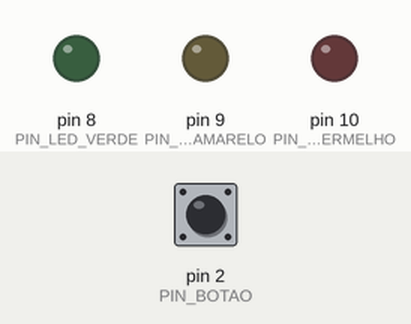
The sketch below on a simulated Arduino Uno, built with avr-gcc and run on an emulated ATmega328P. Parts: output pins drawn as LEDs (lit = HIGH). The test bench sets the inputs (shaded band); at power-on: pin 2 (PIN_BOTAO) LOW.

Above: at 1.2 s.
1.3 s: pin 2 (PIN_BOTAO) pulled HIGH for 0.15 s
At 1.37 s:
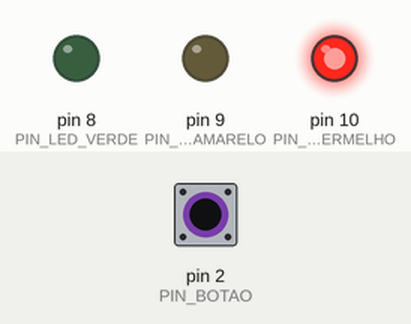
2.9 s: pin 2 (PIN_BOTAO) pulled HIGH for 3.2 s
At 6.5 s:
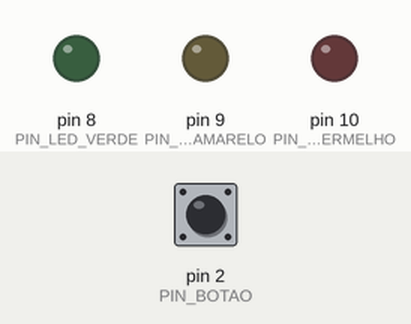
Timing chart, 0 to 8.0 s (numbered marks = the images above; inputs shaded):
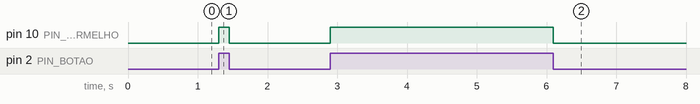

Measured:
- after the input at 1.3 s, pin 10 (PIN_LED_VERMELHO): LOW → HIGH at once, → LOW 0.15 s later
- after the input at 2.9 s, pin 10 (PIN_LED_VERMELHO): LOW → HIGH at once, → LOW 3.2 s later

The sketch:

semaforo_com_botao.ino
```cpp
const int PIN_LED_VERDE = 8;
const int PIN_LED_AMARELO = 9;
const int PIN_LED_VERMELHO = 10;

const int PIN_BOTAO = 2;

boolean pedestre = false;

int buttonState = 0;

void setup() {
  pinMode(PIN_BOTAO, INPUT);

  pinMode(PIN_LED_VERDE, OUTPUT);
  pinMode(PIN_LED_AMARELO, OUTPUT);
  pinMode(PIN_LED_VERMELHO, OUTPUT);
}

void loop() {

  buttonState = digitalRead(PIN_BOTAO);

  if (buttonState == HIGH) {

    digitalWrite(PIN_LED_VERMELHO, HIGH);

  } else {
    digitalWrite(PIN_LED_VERMELHO, LOW);
  }

}

void fecharSinal() {
  ligaDesliga(PIN_LED_VERDE, 500);
  ligaDesliga(PIN_LED_AMARELO, 200);
  ligaDesliga(PIN_LED_VERMELHO, 600);
}

void ligaDesliga(int pin, int timeDelay) {
  digitalWrite(pin, HIGH);
  delay(timeDelay);
  digitalWrite(pin, LOW);
}
```
